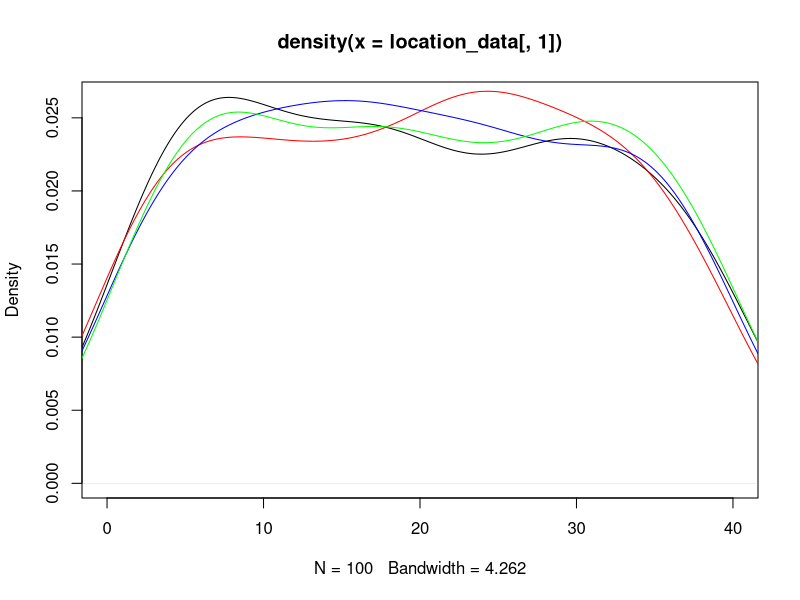
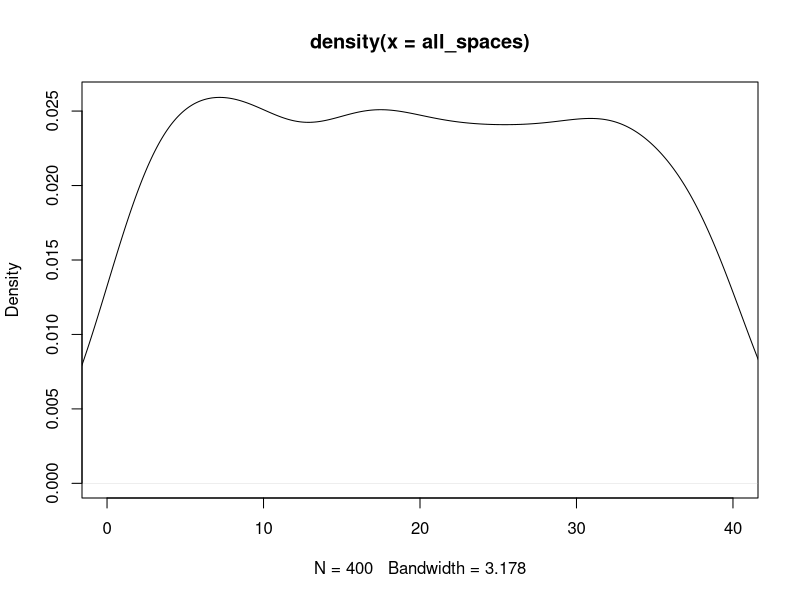
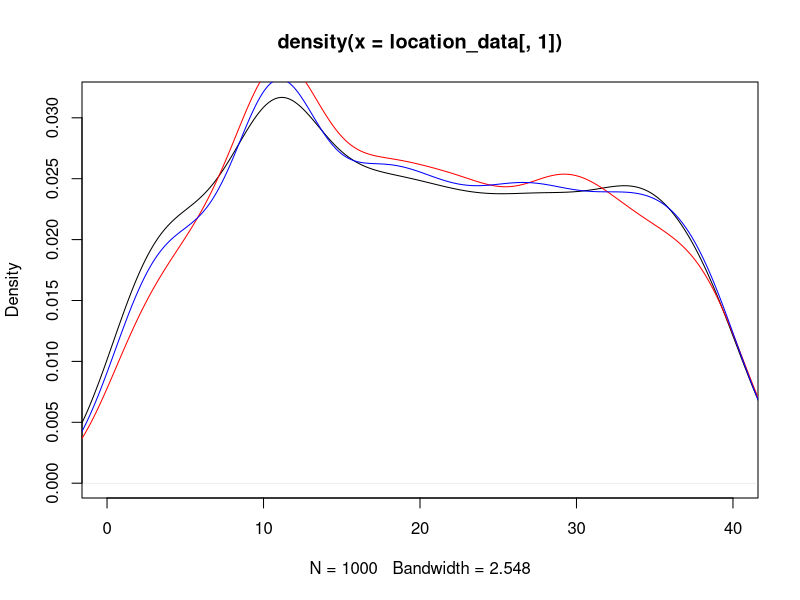
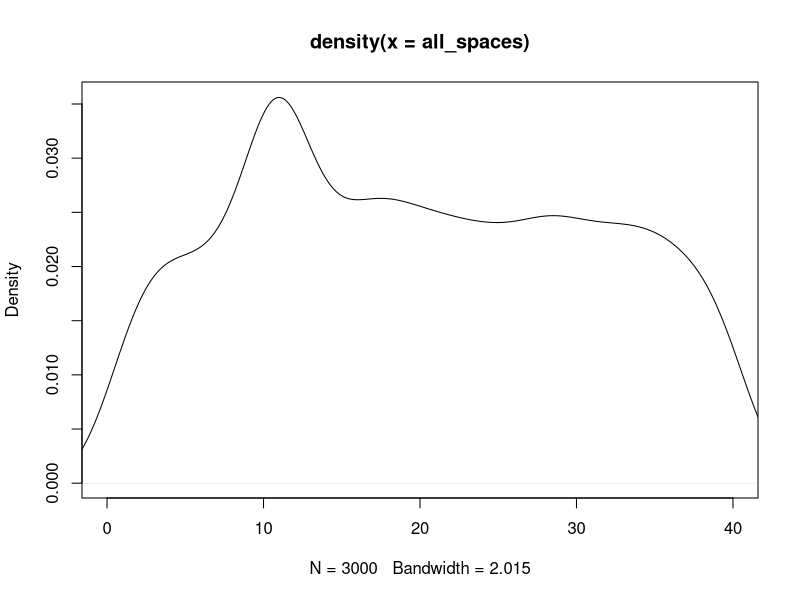
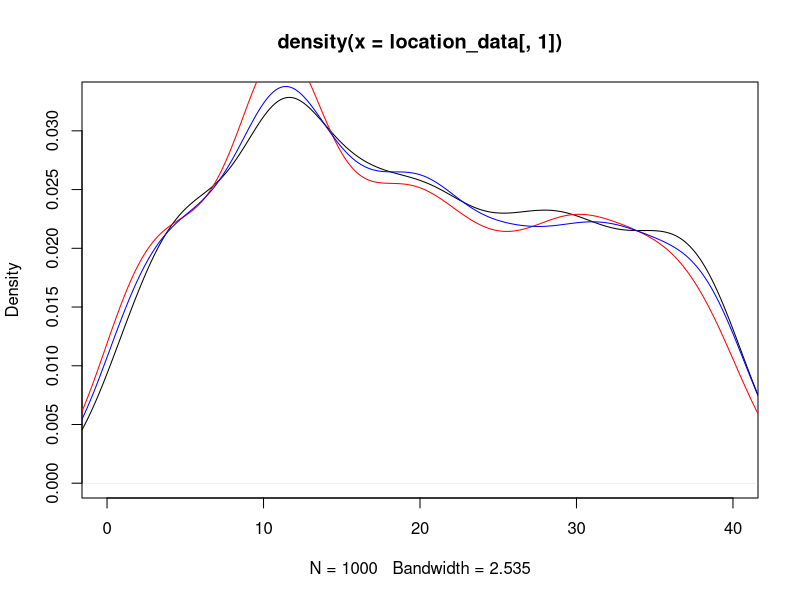
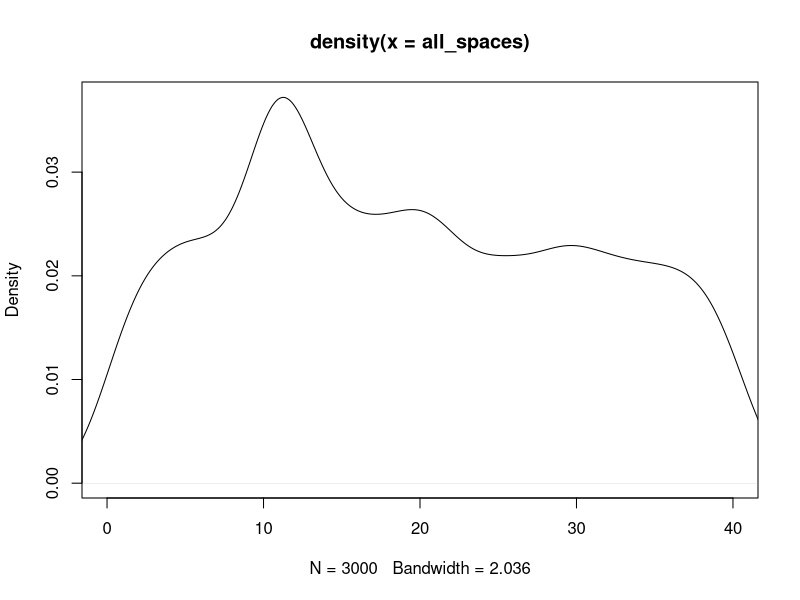

The R script that drew these images, in order: (Note: this script raises an error after producing the figures.)
## ---- chunk 1
knitr::opts_chunk$set(echo = TRUE)
## ---- chunk 2
#libraries
library(dplyr)
library(ggplot2)
## ---- chunk 3
#Kayleigh
##LET'S GET MOVING

monopolyBoard <- read.csv("MonopolyBoard.csv", header = T)
monopolyBoard

# Using dice rolls to determine where a player will land on the board
#input: "location"; a number 1-40; where the player is on the board
#output: the amount of spaces the player will move until they are on their new location

#note that this is only accounting for standard dice rolls, no special rules yet...

lets_move = function(location) {
  dice_roll_1 <- sample(1:6, 1, replace = TRUE)
  dice_roll_2 <- sample(1:6, 1, replace = TRUE)
  
  roll_total <- sum(dice_roll_1, dice_roll_2)
  roll_double <- dice_roll_1 == dice_roll_2
  
    location = location + roll_total
    
  if (location <= 40) {
    location = location
  } else {
    location = location - 40
  }
  
  space = monopolyBoard$name[monopolyBoard$spaces == location]
  
  print("You're moving forward...")
  print(roll_total)
  
  print("You're on space...")
  print(location)
  
  #print(space) #This prints out the name of the space that they land on. 
}

#testers
lets_move(1)
lets_move(25)
lets_move(38)
lets_move(40)



#A function to move players around the board and to play Monopoly!
#input: "turns"; the amount of turns we should take
#output: a player's new location on the board

lets_play = function(turns) {
  location = 1
  print("Starting Location: GO!")
  for (i in 1:turns) {
    location = lets_move(location)
  }
  print("You've landed on...")
  return(location)
}



lets_play(10) #tester #in this example if you look at a reference monopoly board and "walk" your way around the board with each move being the number in each output, you'll land on the space on the board corresponding to the final output (when counting "GO" as 1 and/or 40) 

#testers 
#"lets_move" and "lets_play" have both been edited to print out phrases for each roll and move to make it easier to determine how the player is moving. 
#"You're moving forward..." gives the player's roll
#"You're on space..." is the players position after 1 turn/"lets_move"
  # Later try to switch this print statement to the name of the spot that the player is on 
#"You've landed on..." gives the final location after running "lets_play" for "x" turns.
  # Later try to switch this print statement to the name of the spot that the player is on 

lets_play(3)
lets_play(10)

## ---- chunk 4
##DOUBLE DOWN

##WORK IN PROGRESS

#A function using dice rolls to determine how many spaces a player will move with the additional rules for "doubles" in Monopoly
#input: "location"; a number 1-40 where the player is on the board
#outut: the number of spaces the player will move on the board, with the special case of rolling three "doubles" and landing in jail
double_down = function(location) {
  dice_roll_1 <- sample(1:6, 1, replace = TRUE)
  dice_roll_2 <- sample(1:6, 1, replace = TRUE)
  
  roll_total <- sum(dice_roll_1, dice_roll_2)
  roll_double <- dice_roll_1 == dice_roll_2
  
  print("roll was")
  print(roll_total)
    
  if (roll_double) {
    
    dice_roll_3 <- sample(1:6, 1, replace = TRUE)
    dice_roll_4 <- sample(1:6, 1, replace = TRUE)
    
    roll_total_2 <- sum(dice_roll_3, dice_roll_4)
    roll_double_2 <- dice_roll_3 == dice_roll_4
    
    print("roll double was")
    print(roll_total_2)

    
    if (roll_double_2) {
      dice_roll_5 <- sample(1:6, 1, replace = TRUE)
      dice_roll_6 <- sample(1:6, 1, replace = TRUE)
      
      roll_total_3 <- sum(dice_roll_5, dice_roll_6)
      roll_double_3 <- dice_roll_5 == dice_roll_6
      
      print("roll double was")
      print(roll_total_3)
      
      if (roll_double_3) {
        location = 11 #Jail
        print("doubles, doubles, doubles")
        print("You're going to JAIL!")
        
      } else {
        location = location + roll_total + roll_total_2 + roll_total_3
        print("doubles, doubles, not doubles")
        print("You're moving forward...")
        print(roll_total + roll_total_2 + roll_total_3)
      }
    } else {
      location = location + roll_total + roll_total_2
      print("doubles, not doubles")
      print("You're moving forward...")
      print(roll_total+roll_total_2)
    }
  } else {
    location = location + roll_total
    print("no doubles")
    print("You're moving forward...")
    print(roll_total)
  }

    
  if (location <= 40) {
    location = location
  } else {
    location = location - 40
  }

  
  print("You're on space...")
  print(location)
}

double_down(1)
#text out in the function is kinda funky right but it's just to make sure its working right
#In final version switch all dice rolls to sample(1:6,...)

## ---- chunk 5
##CHANCE AND COMMUNITY CHEST CARDS
Card_Numbers <- c(1, 2, 3, 4, 5, 6, 7, 8, 9, 10, 11, 12, 13, 14, 15, 16)

Chance_Cards <- c("Advance to Boardwalk", "Advance to Go (Collect $200)", "Advance to Illinois Avenue. If you pass Go, collect $200", "Advance to St. Charles Place. If you pass Go, collect $200", "Advance to the nearest Railroad. If unowned, you may buy it from the Bank. If owned, pay owner twice the rental to which they are otherwise entitled", "Advance to the nearest Railroad. If unowned, you may buy it from the Bank. If owned, pay owner twice the rental to which they are otherwise entitled", "Advance token to nearest Utility. If unowned, you may buy it from the Bank. If owned, throw dice and pay owner a total ten times amount thrown", "Bank pays you dividend of $50", "Get Out of Jail Free", "Go Back 3 Spaces", "Go to Jail. Go directly to Jail, do not pass Go, do not collect $200", "Make general repairs on all your property. For each house pay $25. For each hotel pay $100", "Speeding fine $15", "Take a trip to Reading Railroad. If you pass Go, collect $200", "You have been elected Chairman of the Board. Pay each player $50", "Your building loan matures. Collect $150")

Chance <- data.frame(Chance_Cards, Card_Numbers)
Chance
##Chance cards to move a player to a new space:
  #1 -> Advance to Boardwalk (space 40)
  #2 -> Advance to Go (space 1)
  #3 -> Advance to Illinois Avenue (space 25)
  #4 -> Advance to St. Charles Place (space 12)
  #5 -> Advance to nearest Railroad (space(s) 6, 16, 26, 36)
  #6 -> Advance to nearest Railraod (space(s) 6, 16, 26, 36)
  #7 -> Advance to nearest Utility (space(s) 13, 29)
  #11 -> Go to Jail (space 11)
  #14 -> Take a trip to Reading Railroad (space 6)

Community_Chest_Cards <- c("Advance to Go (Collect $200)", "Bank error in your favor. Collect $200", "Doctor’s fee. Pay $50", "From sale of stock you get $50", "Get Out of Jail Free", "Go to Jail. Go directly to jail, do not pass Go, do not collect $200", "Holiday fund matures. Receive $100", "Income tax refund. Collect $20", "It is your birthday. Collect $10 from every player", "Life insurance matures. Collect $100", "Pay hospital fees of $100", "Pay school fees of $50", "Receive $25 consultancy fee", "You are assessed for street repair. $40 per house. $115 per hotel", "You have won second prize in a beauty contest. Collect $10", "You inherit $100")

Community_Chest <- data.frame(Community_Chest_Cards, Card_Numbers)
Community_Chest

##Community Chest Cards that move a player to a new space:
  #1 -> Advance to GO (space 1)
  #5 -> Go to Jail (space 11)

## ---- chunk 6
# heidi

#the function "who_goes_first" simulates the initial roll before the game begins in order to determine which player goes first
# input is a number of how many players are going to be playing
# output is the value of each players roll and the player that will start the game based on who had the highest roll
who_goes_first <- function(num_players){
  initial_rolls <- c()
  for (i in 1:num_players) {
    player_i_roll <- sum(sample(1:6, 2, replace=TRUE))
    initial_rolls <- c(initial_rolls, player_i_roll) # vector of every player's roll
    print(paste("Player", i, "rolled", player_i_roll))
  }
  cat("\n")
  if(sum(initial_rolls == max(initial_rolls)) >= 2){
    while (sum(initial_rolls == max(initial_rolls)) >= 2) { # if players tied for highest number
      tied_players <- which(initial_rolls==max(initial_rolls)) # identify which players tied
      print("It's a tie! Roll again")
      cat("\n")
      tie_breaker_rolls <- c()
      for (i in tied_players) { # tied players roll again
       player_i_roll2 <- sum(sample(1:6, 2, replace=TRUE))
       tie_breaker_rolls <- c(tie_breaker_rolls, player_i_roll2)
       print(paste("Player", i, "rolled", player_i_roll2))
      }
      initial_rolls <- tie_breaker_rolls
      highest_roll <- max(tie_breaker_rolls)
      highest_player2 <- tied_players[which(tie_breaker_rolls == highest_roll)]
    }
    cat("\n")
    print(paste("Player", highest_player2, "goes first!"))
  }
  else {
    highest_player <- which.max(initial_rolls) # who rolled the highest number
    print(paste("Player", highest_player, "goes first!"))
  }
}

who_goes_first(4) # test function

## ---- chunk 7
# Olivia
# Website for data: https://stat-jet-asu.github.io/Datasets/InstructorDescriptions/monopoly.html

monopolyBoard <- read.csv("MonopolyBoard.csv", header = T)
head(monopolyBoard)

# Kayleigh's lets_play function from above incorporating players and density plots
# uses lets_move function from above
# input: turns, # of turns to iterate through; players, number of players (2-4)
# output: density plot with a line for each player's frequency of spaces landed on 
# & density plot for the combined frequency of spaces landed on for all players

lets_play = function(turns, players) {
  location_data <- as.data.frame(matrix(nrow = turns, ncol = players))
  
for (j in 1:players) {
  location = 1
  
  for (i in 1:turns) {
    
    location = lets_move(location)
    location_data[i,j] <- location
    }
  }
  
  # creates density plot of frequency of landing on each space for each player
  plot(density(location_data[,1]), xlim = c(0,40), col = "black")
  
  colors <- c("red", "blue", "green")
  
  for (k in 2:players) {
  lines(density(location_data[,k]), col = colors[k-1]) # adds a density line for each player after the first
  }
  
  # creates density plot for total frequency landing on each space (all players spaces included)
  all_spaces <- as.vector(as.matrix(location_data))
  plot(density(all_spaces), xlim = c(0,40), col = "black")
  
}
lets_play(100, 4)

## ---- chunk 8
# 3 -- including jail and double rolls

lets_move2 = function(location) {
  dice_roll_1 <- sample(1:6, 1, replace = TRUE)
  dice_roll_2 <- sample(1:6, 1, replace = TRUE)
  
  roll_total <- sum(dice_roll_1, dice_roll_2)
  roll_double <- dice_roll_1 == dice_roll_2
  
    location = location + roll_total # updates location to be previous location + roll total
    double3 = "false" # double3 is assigned "true" if the player double rolls 3x (as seen in if statement below), otherwise it is assigned "false" 
    
  # first double roll -> roll again
  if (roll_double == TRUE) {
    dice_roll_3 <- sample(1:6, 1, replace = TRUE)
    dice_roll_4 <- sample(1:6, 1, replace = TRUE)
    
    roll_total2 <- sum(dice_roll_3, dice_roll_4)
    roll_double2 <- dice_roll_3 == dice_roll_4
    
    location = location + roll_total2
    double3 = "false"
    
    # if player is at a location past 40, subtract 40 so they go back to the GO space at location "41"
    # this is included in each if statement below so that it applies if player has to roll again
    if (location <= 40) {
      location = location
    } else {
      location = location - 40
    }
     
      # second double roll -> roll again
      if (roll_double2 == TRUE) {
        dice_roll_5 <- sample(1:6, 1, replace = TRUE)
        dice_roll_6 <- sample(1:6, 1, replace = TRUE)
    
        roll_total3 <- sum(dice_roll_5, dice_roll_6)
        roll_double3 <- dice_roll_5 == dice_roll_6
    
        location = location + roll_total3
        double3 = "false"
        
        if (location <= 40) {
          location = location
        } else {
          location = location - 40
        }
        
        # third double roll -> go to jail
          if (roll_double3 == TRUE) {
            location = monopolyBoard$spaces[monopolyBoard$name == "Jail"]
            double3 = "true"
          }
      }
  }  
    
  if (location <= 40) {
    location = location
  } else {
    location = location - 40
  }
  
  listdata <- (list(location, double3)) # creates list for outputs "location" and "double3"
  # if you need to access location from this function, use lets_move2(location)[[1]]
  # if you need to access double3, use lets_move2(double3)[[2]]
  return(listdata)
  
}




lets_play2 = function(turns, players) {
  
  location_data <- as.data.frame(matrix(nrow = turns, ncol = players)) # dataframe will keep data for locations of players for each turn
  double3data <- as.data.frame(matrix(nrow = turns, ncol = players)) # dataframe will say "true" if player double rolled 3x (which lands them in jail) and "false" if they didn't double roll 3x
  
  for (j in 1:players) { # rotates through each player
    location = 1 # each player starts at location 1
    double3 = 0 # initializing "double3" which will be later assigned a "true" or "false" based on if player double rolled 3x
  
    for (i in 1:turns) { # iterates through number of turns
      
        location = lets_move2(location)[[1]] # takes location from lets_move2 function and assigns it to location
        location_data[i,j] <- as.integer(location) # puts location value into the dataframe of locations for each player
        double3data[i,j] <- lets_move2(double3)[[2]] # takes "true" or "false" value from double3 and adds it to double3data dataframe
        
      # deals with landing in jail from "go to jail" space and staying there for next 3 turns
      if (31 %in% location_data[i-1,j]) { # if you landed on 31 in the last turn (i-1 turn), you go to jail (space 11) for the ith turn
        location <- 11
        location_data[i,j] <- as.integer(location) # new location is 11
      } else if (11 %in% location_data[i-1,j] & 31 %in% location_data[i-2,j]) { # if you were on space 11 last turn AND you were on space 31 2 turns ago, you stay in jail (space 11) for turn i
        location <- 11
        location_data[i,j] <- as.integer(location)
      } else if (11 %in% location_data[i-2,j] & 31 %in% location_data[i-3,j]) {
        location <- 11
        location_data[i,j] <- as.integer(location)
      }
        
      # landing in jail from 3x double roll and staying there for next 3 turns
      if (11 %in% location_data[i,j] & "true" %in% double3data[i-1,j]) { # if player's location is 11 (jail) and double3data is"true" (player double rolled 3x), player stays in jail. all 3 if/else if statements keep player in jail for the next 3 turns
        location <- 11
        location_data[i,j] <- as.integer(location)
      } else if (11 %in% location_data[i-1,j] & "true" %in% double3data[i-2,j]) { # 
        location <- 11
        location_data[i,j] <- as.integer(location)
      } else if (11 %in% location_data[i-2,j] & "true" %in% double3data[i-3,j]) {
        location <- 11
        location_data[i,j] <- as.integer(location)
      }
        
    }
  }
  #print(location_data)
  
  # creates density plot of frequency of landing on each space for each player
  plot(density(location_data[,1]), xlim = c(0,40), col = "black")
  
  colors <- c("red", "blue", "green")
  
  for (k in 2:players) {
    lines(density(location_data[,k]), col = colors[k-1]) # adds a density line for each player after the first
  }
  
  # creates density plot for total frequency landing on each space (all players spaces included)
  all_spaces <- as.vector(as.matrix(location_data))
  plot(density(all_spaces), xlim = c(0,40), col = "black")
  
}
 
lets_play2(1000, 3)

# how should we go about recording spaces landed on when double rolls occur?

Chance
Community_Chest
## ---- chunk 9
#4 - Kayleigh and Maddie 
#Chance - spaces 8, 23, 37
#Community Chest - spaces 3, 18, 34
Chance

Drawing_Chance = function(location) {
  location = location
  draw_card <- sample(1:16, 1, replace = TRUE)
  player_card <- Chance$Chance_Cards[draw_card]
  print(player_card)
  
      if(draw_card == 1) {
        location = 1
      }
      
      if(draw_card == 2) {
        location = 1
      }
      
      if(draw_card == 3) {
        location = 25
      }
  
      if(draw_card == 4){
        location = 12
      }
    
      if(draw_card == 5){
        if(location >= 37 && location <= 5){
              location = 6
            } else {
              if (location >= 6 && location <= 15){
                location = 16
              } else {
                if(location >= 16 && location <= 25){
                  location = 26
                } else {
                  location = 36
                }
              }
            }
    }
  
    if(draw_card == 6){
        if(location >= 37 && location <= 5){
              location = 6
            } else {
              if (location >= 6 && location <= 15){
                location = 16
              } else {
                if(location >= 16 && location <= 25){
                  location = 26
                } else {
                  location = 36
                }
              }
            }
    }
  
    if(draw_card == 7){
        if(location >= 29 && location <= 12){
              location = 13
            } else {
              location = 29
    }
  }
  
    if(draw_card == 11) {
      location = 11
    }
  
    if(draw_card == 14) {
      location = 6
    }
  
    if(draw_card == 10) {
      location = location - 3
    }
  
    location = location
    return(location)
}

Drawing_Community_Chest = function(location) {
  location = location
  draw_card_chest <- sample(1:16, 1, replace = TRUE)
  player_card_chest <- Community_Chest$Community_Chest_Cards[draw_card_chest]
  print(player_card_chest)
  print(location)
  
  if (draw_card_chest == 1) {
    location = 1
  } else {
    if (draw_card_chest == 6) {
    location = 11
    } else {
      location = location
    }
  
  }
  
  location = location 
  return(location)
}


lets_move3 = function(location) {
  dice_roll_1 <- sample(1:6, 1, replace = TRUE)
  dice_roll_2 <- sample(1:6, 1, replace = TRUE)
  
  roll_total <- sum(dice_roll_1, dice_roll_2)
  roll_double <- dice_roll_1 == dice_roll_2
  
    location = location + roll_total
    double3 = "false"

  if (location <= 40) {
      location = location
  } else {
      location = location - 40
  }

  
  if(location == 8 || location == 23 || location == 27) {
    location = Drawing_Chance(location)

  }
  
  if(location == 3 || location == 18 || location == 34) {
    location = Drawing_Community_Chest(location)

  }
    
  # first double roll -> roll again
  if (roll_double == TRUE) {
    dice_roll_3 <- sample(1:6, 1, replace = TRUE)
    dice_roll_4 <- sample(1:6, 1, replace = TRUE)
    
    roll_total2 <- sum(dice_roll_3, dice_roll_4)
    roll_double2 <- dice_roll_3 == dice_roll_4
    
    location = location + roll_total2
    double3 = "false"
    
    if (location <= 40) {
      location = location
    } else {
      location = location - 40
    }
    
    
    if(location == 8 || location == 23 || location == 27) {
    location = Drawing_Chance(location)
    }
  
  if(location == 3 || location == 18 || location == 34) {
    location = Drawing_Community_Chest(location)
    }
     
      # second double roll -> roll again
      if (roll_double2 == TRUE) {
        dice_roll_5 <- sample(1:6, 1, replace = TRUE)
        dice_roll_6 <- sample(1:6, 1, replace = TRUE)
    
        roll_total3 <- sum(dice_roll_5, dice_roll_6)
        roll_double3 <- dice_roll_5 == dice_roll_6
    
        location = location + roll_total3
        double3 = "false"
        
        if (location <= 40) {
          location = location
        } else {
          location = location - 40
        }
        
        if(location == 8 || location == 23 || location == 27) {
          location = Drawing_Chance(location)
        }
  
        if(location == 3 || location == 18 || location == 34) {
          location = Drawing_Community_Chest(location)
         
        }
        
        # third double roll -> go to jail
          if (roll_double3 == TRUE) {
            location = monopolyBoard$spaces[monopolyBoard$name == "Jail"]
            double3 = "true"
          }
      }
  }  
   
  location = location 
  listdata <- (list(location, double3))
  return(listdata)
  
}

lets_move3(1)


lets_play3 = function(turns, players) {
  
  location_data <- as.data.frame(matrix(nrow = turns, ncol = players))
  double3data <- as.data.frame(matrix(nrow = turns, ncol = players))
  
  for (j in 1:players) {
    location = 1
    double3 = 0
  
    for (i in 1:turns) {
      
        location = lets_move3(location)[[1]]
        location_data[i,j] <- as.integer(location)
        double3data[i,j] <- lets_move3(double3)[[2]]
        
      # deals with landing in jail from "go to jail" space and staying there for next 3 turns
      if (31 %in% location_data[i-1,j]) { # if you land on 31 (go to jail), next location is in jail (space 11)
        location <- 11
        location_data[i,j] <- as.integer(location)
      } else if (11 %in% location_data[i-1,j] & 31 %in% location_data[i-2,j]) {
        location <- 11
        location_data[i,j] <- as.integer(location)
      } else if (11 %in% location_data[i-2,j] & 31 %in% location_data[i-3,j]) {
        location <- 11
        location_data[i,j] <- as.integer(location)
      }
        
      # landing in jail from 3x double roll and staying there for next 3 turns
      if (11 %in% location_data[i,j] & "true" %in% double3data[i-1,j]) { # "true" means player double rolled 3x -> jail
        location <- 11
        location_data[i,j] <- as.integer(location)
      } else if (11 %in% location_data[i-1,j] & "true" %in% double3data[i-2,j]) { # 
        location <- 11
        location_data[i,j] <- as.integer(location)
      } else if (11 %in% location_data[i-2,j] & "true" %in% double3data[i-3,j]) {
        location <- 11
        location_data[i,j] <- as.integer(location)
      }
        
    }
  }
  #print(location_data)
  
  # creates density plot of frequency of landing on each space for each player
  plot(density(location_data[,1]), xlim = c(0,40), col = "black")
  
  colors <- c("red", "blue", "green")
  
  for (k in 2:players) {
    lines(density(location_data[,k]), col = colors[k-1]) # adds a density line for each player after the first
  }
  
  # creates density plot for total frequency landing on each space (all players spaces included)
  all_spaces <- as.vector(as.matrix(location_data))
  plot(density(all_spaces), xlim = c(0,40), col = "black")
  
}

lets_play3(1000,3)
## ---- chunk 10

monopolyBoard1 <- read.csv("MonopolyBoard.csv", header = T)
head(monopolyBoard1)

kaciesboard <- monopolyBoard1 %>% select(., "name", "type", "color", "spaces")
kaciestibble <- as_tibble(kaciesboard)
kaciestibble

freq <- kaciestibble %>% ggplot(., mapping=aes(x="names" )) +geom_freqpoly()

freq
 
## ---- chunk 11
#hello
dice_roll <- sum(sample(1:6, 2, replace = TRUE))

#Need to figure out how to exchange money between players
Chance_Money <- function(money){
  money = money
  draw_card <- sample(1:16, 1, replace = TRUE)
  player_card <- Chance$Chance_Cards[draw_card]
  print(player_card)
  
  if(draw_card == 2){
    money = money + 200
  }
  
  if(draw_card == 8){
    money = money + 50
  }
  
  if(draw_card == 12){
    if(properties == 5){
      money = money - 125
    }
    if(properties == 6){
      money = money - 150
    }
  }
  
  if(draw_card == 13){
    money = money - 15
  }
  
  if(draw_card == 16){
    money = money + 150
  }
}

#Need to figure out how to exchange money between players
Community_Chest_Money <- function(money){
  money = money
  draw_card <- sample(1:16, 1, replace = TRUE)
  player_card <- Community_Chest$Community_Chest_Cards[draw_card]
  print(player_card)
  
  if(draw_card == 1){
    money = money + 200
  }
  
  if(draw_card == 2){
    money = money + 200
  }
  
  if(draw_card == 3){
    money = money - 50
  }
  
  if(draw_card == 4){
    money = money + 50
  }
  
  if(draw_card == 7){
    money = money + 100
  }
  
  if(draw_card == 8){
    money = money + 20
  }
  
  if(draw_card == 10){
    money = money + 100
  }
  
  if(draw_card == 11){
    money = money - 100
  }
  
  if(draw_card == 12){
    money = money - 50
  }
  
  if(draw_card == 13){
    money = money + 25
  }
  
  if(draw_card == 15){
    money = money + 10
  }
  
  if(draw_card == 16){
    money = money + 100
  }
}

Chance
Community_Chest
## ---- chunk 12
Players <- c("Player 1", "Player 2", "Player 3", "Player 4")
Player_Bank <- c("1250", "1250", "1250", "1250")

The_Players <- data.frame(Players, Player_Bank)
The_Players

monopolyBoard

Property <- c("Mediterranean", "Baltic", "Reading Railroad", "Oriental", "Vermot", "Connecticut", "St. Charles", "Electric Company", "States", "Virginia", "Pennsylvania Railroad", "St. James", "Tennessee", "New York", "Kentucky", "Indiana", "Illinios", "B&O Railroad", "Atlantic", "Ventnor", "Water Works", "Marvin Gardens", "Pacific", "N. Carolina", "Pennsylvania", "Short Line Railroad", "Park Place", "Boardwalk")
Property_Status <- c("Unowned", "Unowned", "Unowned", "Unowned", "Unowned", "Unowned", "Unowned", "Unowned", "Unowned", "Unowned", "Unowned", "Unowned", "Unowned", "Unowned", "Unowned", "Unowned", "Unowned", "Unowned", "Unowned", "Unowned", "Unowned", "Unowned", "Unowned", "Unowned", "Unowned", "Unowned", "Unowned", "Unowned")

The_Properties <- data.frame(Property, Property_Status)
The_Properties
